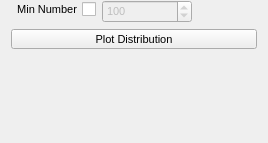
              <widget class="QWidget" name="pagePhotonNumberDistribution">
               <property name="enabled">
                <bool>true</bool>
               </property>
               <property name="geometry">
                <rect>
                 <x>0</x>
                 <y>0</y>
                 <width>268</width>
                 <height>143</height>
                </rect>
               </property>
               <attribute name="icon">
                <iconset resource="../icons.qrc">
                 <normaloff>:/icons/icons/not-used.png</normaloff>:/icons/icons/not-used.png</iconset>
               </attribute>
               <attribute name="label">
                <string>Photon Number Distribution</string>
               </attribute>
               <layout class="QVBoxLayout" name="verticalLayout_34">
                <property name="topMargin">
                 <number>0</number>
                </property>
                <item>
                 <layout class="QFormLayout" name="formLayout_3">
                  <property name="labelAlignment">
                   <set>Qt::AlignRight|Qt::AlignTrailing|Qt::AlignVCenter</set>
                  </property>
                  <item row="0" column="0">
                   <widget class="QCheckBox" name="chbFiltMinPhotons">
                    <property name="sizePolicy">
                     <sizepolicy hsizetype="Minimum" vsizetype="Fixed">
                      <horstretch>0</horstretch>
                      <verstretch>0</verstretch>
                     </sizepolicy>
                    </property>
                    <property name="font">
                     <font>
                      <pointsize>8</pointsize>
                      <weight>50</weight>
                      <bold>false</bold>
                     </font>
                    </property>
                    <property name="layoutDirection">
                     <enum>Qt::RightToLeft</enum>
                    </property>
                    <property name="text">
                     <string>Min Number</string>
                    </property>
                   </widget>
                  </item>
                  <item row="0" column="1">
                   <widget class="QSpinBox" name="spnFiltMinPhotons">
                    <property name="enabled">
                     <bool>false</bool>
                    </property>
                    <property name="sizePolicy">
                     <sizepolicy hsizetype="Minimum" vsizetype="Fixed">
                      <horstretch>0</horstretch>
                      <verstretch>0</verstretch>
                     </sizepolicy>
                    </property>
                    <property name="minimumSize">
                     <size>
                      <width>90</width>
                      <height>0</height>
                     </size>
                    </property>
                    <property name="maximumSize">
                     <size>
                      <width>90</width>
                      <height>16777215</height>
                     </size>
                    </property>
                    <property name="font">
                     <font>
                      <pointsize>8</pointsize>
                      <weight>50</weight>
                      <bold>false</bold>
                     </font>
                    </property>
                    <property name="minimum">
                     <number>10</number>
                    </property>
                    <property name="maximum">
                     <number>1000</number>
                    </property>
                    <property name="value">
                     <number>100</number>
                    </property>
                   </widget>
                  </item>
                 </layout>
                </item>
                <item>
                 <layout class="QHBoxLayout" name="horizontalLayout_5">
                  <item>
                   <spacer name="horizontalSpacer_23">
                    <property name="orientation">
                     <enum>Qt::Horizontal</enum>
                    </property>
                    <property name="sizeType">
                     <enum>QSizePolicy::Preferred</enum>
                    </property>
                    <property name="sizeHint" stdset="0">
                     <size>
                      <width>0</width>
                      <height>20</height>
                     </size>
                    </property>
                   </spacer>
                  </item>
                  <item>
                   <widget class="QPushButton" name="btnFiltPhotonNumberDistribution">
                    <property name="sizePolicy">
                     <sizepolicy hsizetype="Preferred" vsizetype="Minimum">
                      <horstretch>0</horstretch>
                      <verstretch>0</verstretch>
                     </sizepolicy>
                    </property>
                    <property name="minimumSize">
                     <size>
                      <width>80</width>
                      <height>20</height>
                     </size>
                    </property>
                    <property name="maximumSize">
                     <size>
                      <width>16777215</width>
                      <height>20</height>
                     </size>
                    </property>
                    <property name="font">
                     <font>
                      <pointsize>8</pointsize>
                      <weight>50</weight>
                      <bold>false</bold>
                     </font>
                    </property>
                    <property name="focusPolicy">
                     <enum>Qt::NoFocus</enum>
                    </property>
                    <property name="text">
                     <string>Plot Distribution</string>
                    </property>
                    <property name="iconSize">
                     <size>
                      <width>25</width>
                      <height>25</height>
                     </size>
                    </property>
                   </widget>
                  </item>
                  <item>
                   <spacer name="horizontalSpacer_24">
                    <property name="orientation">
                     <enum>Qt::Horizontal</enum>
                    </property>
                    <property name="sizeType">
                     <enum>QSizePolicy::Preferred</enum>
                    </property>
                    <property name="sizeHint" stdset="0">
                     <size>
                      <width>0</width>
                      <height>20</height>
                     </size>
                    </property>
                   </spacer>
                  </item>
                 </layout>
                </item>
                <item>
                 <spacer name="verticalSpacer_2">
                  <property name="orientation">
                   <enum>Qt::Vertical</enum>
                  </property>
                  <property name="sizeHint" stdset="0">
                   <size>
                    <width>20</width>
                    <height>40</height>
                   </size>
                  </property>
                 </spacer>
                </item>
               </layout>
              </widget>
